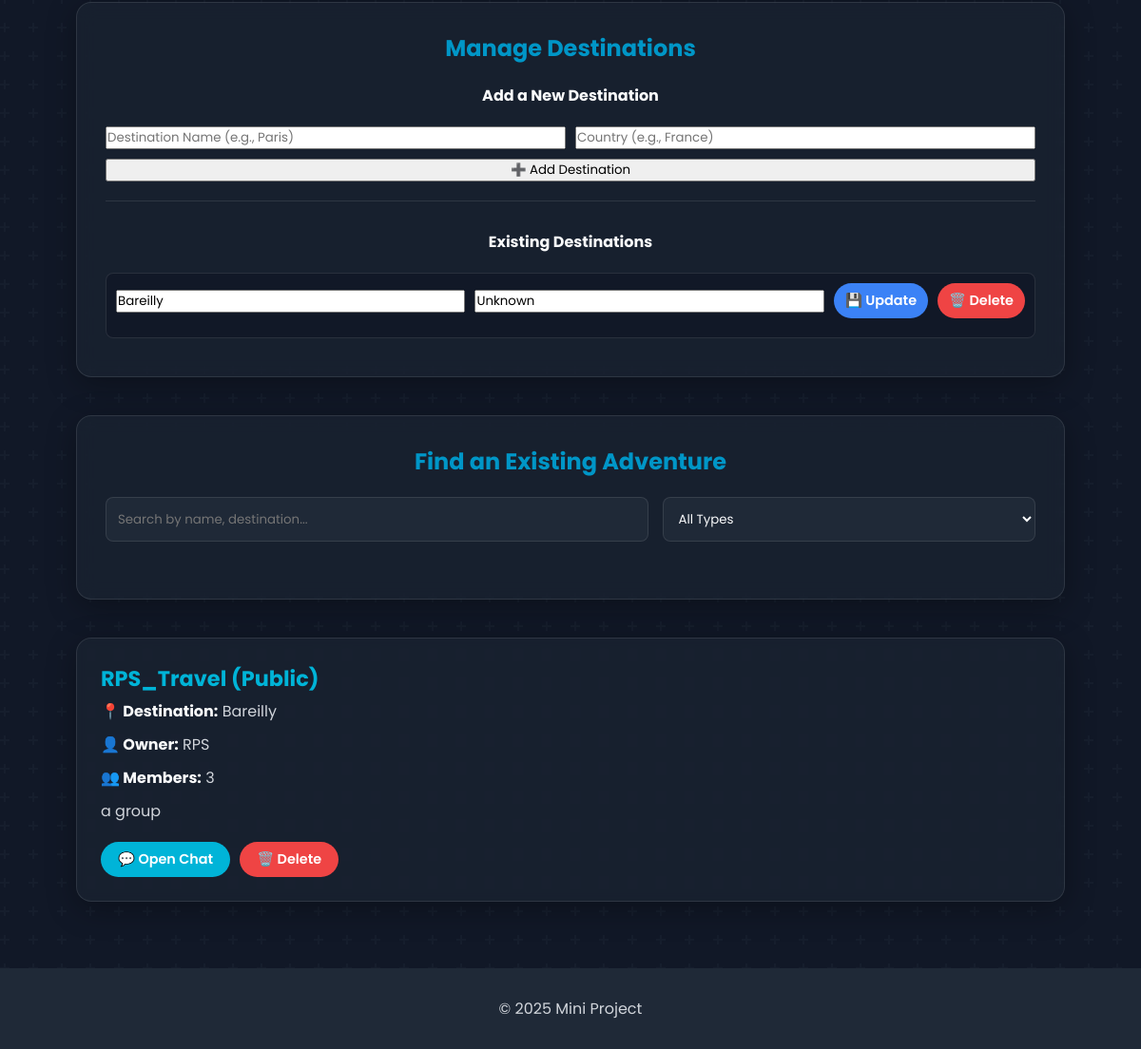
Page /groups (signed in, lower part) on the earlier database version.
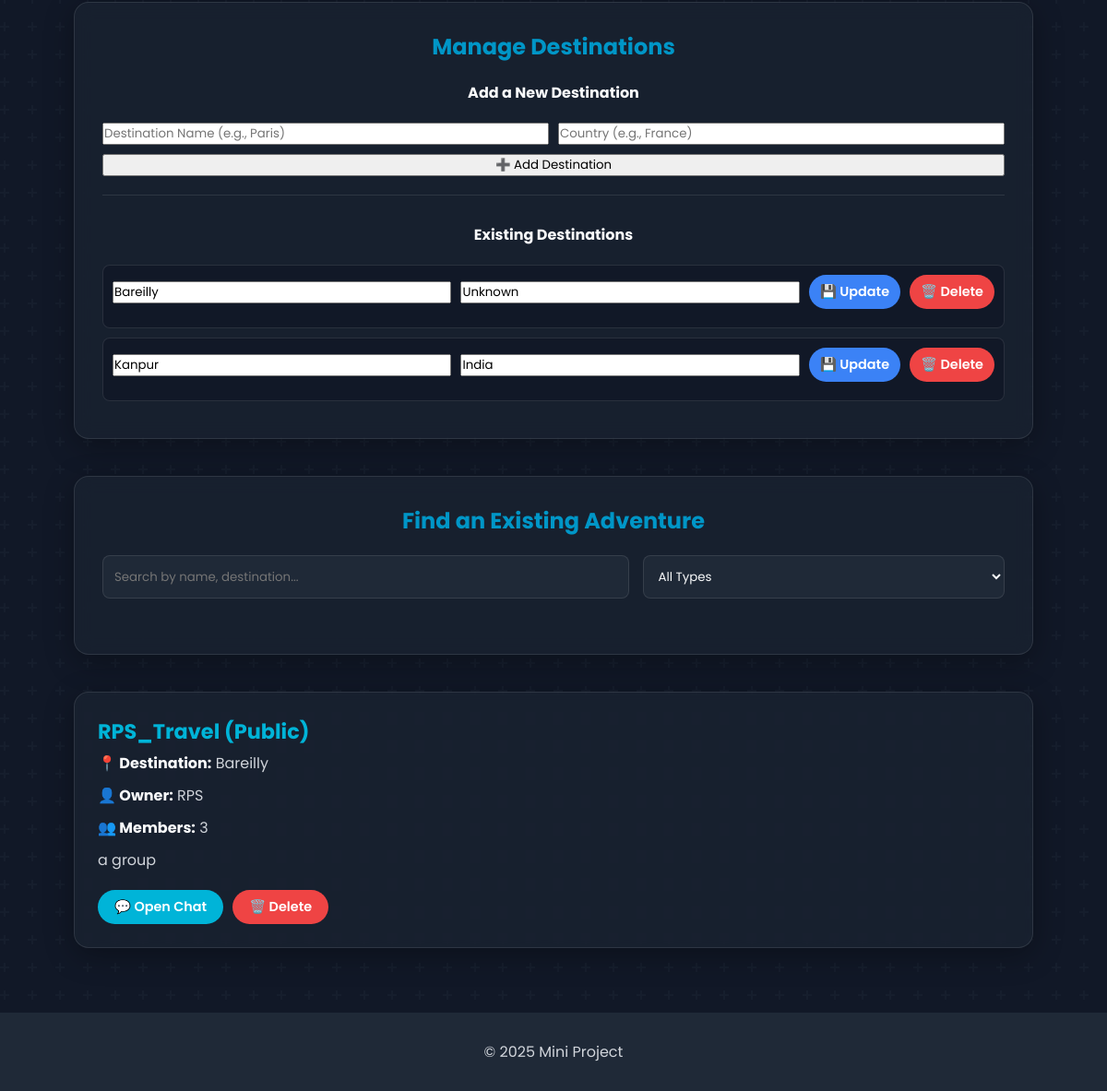
Same page on the later database version.
### tables this page shows
CREATE TABLE Destinations (
        destination_id TEXT PRIMARY KEY,
        destination_name TEXT UNIQUE NOT NULL,
        country TEXT NOT NULL
    );

CREATE TABLE Groups (
        group_id TEXT PRIMARY KEY,
        group_name TEXT NOT NULL,
        group_description TEXT,
        group_type TEXT NOT NULL CHECK(group_type IN ('Public', 'Private')),
        owner_id TEXT NOT NULL,
        destination_id TEXT,
        member_count INTEGER DEFAULT 1,
        max_members INTEGER DEFAULT 50,
        created_at TEXT DEFAULT CURRENT_TIMESTAMP,
        FOREIGN KEY (owner_id) REFERENCES Users (userid) ON DELETE CASCADE,
        FOREIGN KEY (destination_id) REFERENCES Destinations (destination_id) ON DELETE SET NULL
    );

CREATE TABLE Users (
        userid TEXT PRIMARY KEY,
        username TEXT UNIQUE NOT NULL,
        password TEXT NOT NULL,
        email TEXT UNIQUE NOT NULL,
        phone_no TEXT UNIQUE,
        gender TEXT CHECK(gender IN ('Male', 'Female', 'Other')),
        marital_status TEXT CHECK(marital_status IN ('Single', 'Married', 'Divorced', 'Widowed')),
        bio TEXT,
        created_at TEXT DEFAULT CURRENT_TIMESTAMP
    );

### app.py (the view, shortened to what this page needs)
@app.route('/groups', methods=["GET", "POST"])
def groups():
    conn, user = validate_user_session()
    if not user:
        return redirect("/auth")
    destinations = database.get_all_destinations()
    groups_list = conn.execute("""
        SELECT g.*, u.username as owner_name, d.destination_name,
               (SELECT 1 FROM GroupMembers gm WHERE gm.group_id = g.group_id AND gm.user_id = ?) as is_member
        FROM Groups g
        JOIN Users u ON g.owner_id = u.userid
        LEFT JOIN Destinations d ON g.destination_id = d.destination_id
    """, (user['userid'],)).fetchall()
    conn.close()
    return render_template('groups.html', groups=groups_list, user=user, destinations=destinations)

### app.py (called while the page is built)
def validate_user_session():
    user_id = session.get("user_id")
    if not user_id:
        return None, None  # No user in session
    conn = database.get_db_connection()
    user = conn.execute("SELECT * FROM Users WHERE userid = ?", (user_id,)).fetchone()
    if not user:
        session.clear()
        flash("Your session was invalid. Please log in again.", "warning")
        conn.close()
        return None, None
    return conn, user

### database.py (called while the page is built)
def get_db_connection():
    conn = sqlite3.connect('travel_together.db')
    conn.row_factory = sqlite3.Row
    conn.execute("PRAGMA foreign_keys = ON;")
    return conn

def get_all_destinations():
    conn = get_db_connection()
    destinations = conn.execute("SELECT * FROM Destinations ORDER BY destination_name ASC").fetchall()
    conn.close()
    return destinations

### templates/groups.html (shortened to what this page needs)
<!DOCTYPE html>
<html lang="en">
<head>
    <link rel="stylesheet" href="/static/style.css">
</head>
<body class="page-groups">
    <main>
        <div class="groups-container">
            <div class="dashboard-card" style="margin-bottom: 40px;">
                <h3 style="text-align: center; margin-bottom: 20px; font-size: 1.5rem; color: var(--primary-color);">Manage Destinations</h3>
                <form method="POST" action="/destinations/add" class="destination-form" style="margin-bottom: 30px; border-bottom: 1px solid var(--theme-border); padding-bottom: 20px;">
                    <h4 style="grid-column: 1 / -1; text-align: center; margin-bottom: 10px;">Add a New Destination</h4>
                    <input type="text" name="destination_name" placeholder="Destination Name (e.g., Paris)" required>
                    <input type="text" name="country" placeholder="Country (e.g., France)">
                    <button type="submit">➕ Add Destination</button>
                </form>
                <div class="destination-list-container">
                    <h4 style="text-align: center; margin-bottom: 20px;">Existing Destinations</h4>
                    <ul class="destination-list">
                        {% for dest in destinations %}
                        <li class="destination-item">
                            <form method="POST" action="/destinations/edit/{{ dest.destination_id }}" class="destination-edit-form">
                                <input type="text" name="destination_name" value="{{ dest.destination_name }}" required>
                                <input type="text" name="country" value="{{ dest.country or '' }}">
                                <button type="submit" class="btn edit-btn">💾 Update</button>
                                <a href="/destinations/delete/{{ dest.destination_id }}" class="btn delete-btn" onclick="return confirm('Are you sure you want to delete this destination? This cannot be undone.');">🗑️ Delete</a>
                            </form>
                        </li>
                        {% else %}
                        <li style="text-align: center; padding: 20px;">No destinations found. Add one above!</li>
                        {% endfor %}
                    </ul>
                </div>
            </div>
            <div class="dashboard-card" style="margin-bottom: 40px;">
                <h3 style="text-align: center; margin-bottom: 20px; font-size: 1.5rem; color: var(--primary-color);">Find an Existing Adventure</h3>
                <div class="filters-container">
                    <input type="search" id="group-search" placeholder="Search by name, destination..." autocomplete="off">
                    <select id="group-type-filter">
                        <option value="All">All Types</option>
                    </select>
                </div>
            </div>
            {% if groups %}
                <ul class="group-list">
                    {% for group in groups %}
                        <li class="group-item">
                            <h3>{{ group['group_name'] }} <span class="type">({{ group['group_type'] }})</span></h3>
                            <p><strong>📍 Destination:</strong> {{ group['destination_name'] or 'Not specified' }}</p>
                            <p><strong>👤 Owner:</strong> {{ group['owner_name'] }}</p>
                            <p><strong>👥 Members:</strong> {{ group['member_count'] }}</p>
                            <p class="desc">{{ group['group_description'] or "No description" }}</p>
                            <div class="group-actions">
                                {% if group['is_member'] %}
                                    <a href="/groups/chat/{{ group['group_id'] }}" class="btn chat-btn">💬 Open Chat</a>
                                {% endif %}
                                {% if group['is_member'] %}
                                    {% if user['userid'] == group['owner_id'] %}
                                        <a href="/groups/delete/{{ group['group_id'] }}" class="btn delete-btn" onclick="return confirm('Are you sure you want to PERMANENTLY delete this group?');">🗑️ Delete</a>
                                    {% else %}
                                        <a href="/groups/leave/{{ group['group_id'] }}" class="btn delete-btn">🚪 Leave</a>
                                    {% endif %}
                                {% else %}
                                    <a href="/groups/join/{{ group['group_id'] }}" class="btn join-btn">👉 Join</a>
                                {% endif %}
                            </div>
                        </li>
                    {% endfor %}
                </ul>
            {% else %}
                <div class="no-group-info">
                     <h3>No groups available yet.</h3>
                     <p>Be the first to create one and start a new journey!</p>
                </div>
            {% endif %}
        </div>
    </main>
    <footer>
        <p>© 2025 Mini Project</p>
    </footer>
</body>
</html>

### static/style.css (style rules this page uses)
:root { --theme-bg: #111827; --theme-bg-secondary: #1f2937; --theme-text-primary: #f9fafb; --theme-text-secondary: #d1d5db; --theme-border: rgba(255, 255, 255, 0.1); --theme-card-bg: rgba(31, 41, 55, 0.5); --primary-color: #0096c7; --secondary-color: #00b4d8; --accent-color: #ff8c42; --border-radius: 16px; --shadow: 0 8px 32px rgba(0, 0, 0, 0.3); }
* { margin: 0; padding: 0; box-sizing: border-box; font-family: 'Poppins', sans-serif; }
body { display: flex; flex-direction: column; min-height: 100vh; color: var(--theme-text-primary); background-color: var(--theme-bg); background-attachment: fixed; }
main { flex-grow: 1; }
.btn { display: inline-flex; align-items: center; justify-content: center; gap: 8px; padding: 8px 18px; border-radius: 50px; font-weight: 600; font-size: 0.9rem; text-decoration: none; border: none; cursor: pointer; transition: all 0.3s ease; }
.delete-btn { background: #ef4444; color: white; }
.chat-btn { background: var(--secondary-color); color: white; }
.edit-btn { background: #3b82f6; color: white; }
footer { background-color: var(--theme-bg-secondary); color: var(--theme-text-secondary); text-align: center; padding: 30px; margin-top: auto; }
.page-groups .groups-container { width: 90%; max-width: 1200px; margin: 50px auto; padding: 20px; }
.page-groups .dashboard-card { background: var(--theme-card-bg); backdrop-filter: blur(10px); border-radius: var(--border-radius); padding: 30px; box-shadow: var(--shadow); border: 1px solid var(--theme-border); transition: transform 0.3s ease, box-shadow 0.3s ease; }
.page-groups .filters-container { display: flex; flex-wrap: wrap; gap: 15px; margin-bottom: 30px; }
.page-groups .filters-container input, .page-groups .filters-container select { padding: 12px; border-radius: 8px; border: 1px solid var(--theme-border); flex-grow: 1; background-color: var(--theme-bg-secondary); color: var(--theme-text-primary); }
.page-groups .group-list { list-style: none; padding: 0; display: grid; grid-template-columns: repeat(auto-fit, minmax(350px, 1fr)); gap: 30px; }
.page-groups .group-item { background: var(--theme-card-bg); backdrop-filter: blur(5px); padding: 25px; border-radius: var(--border-radius); border: 1px solid var(--theme-border); box-shadow: var(--shadow); transition: transform 0.3s ease, box-shadow 0.3s ease; display: flex; flex-direction: column; }
.page-groups .group-item h3 { font-size: 1.4rem; color: var(--secondary-color); }
.page-groups .group-item p { margin: 5px 0; color: var(--theme-text-secondary); }
.page-groups .group-item p strong { color: var(--theme-text-primary); }
.page-groups .group-item .desc { flex-grow: 1; margin-bottom: 20px; }
.page-groups .group-actions { display: flex; flex-wrap: wrap; gap: 10px; margin-top: auto; }

### templates/groups.html (style rules this page uses)
.destination-form, .destination-edit-form { display: grid; gap: 10px; align-items: center; margin-bottom: 10px; }
.destination-form { grid-template-columns: 1fr 1fr; }
.destination-form button { grid-column: 1 / -1; }
.destination-edit-form { grid-template-columns: 1fr 1fr auto auto; }
.destination-list { list-style: none; padding: 0; max-height: 300px; overflow-y: auto; }
.destination-item { padding: 10px; border-radius: 8px; background-color: var(--theme-bg); margin-bottom: 10px; border: 1px solid var(--theme-border); }
.destination-edit-form .btn { padding: 8px 12px; font-size: 0.9rem; text-align: center; }

Differences in the rows shown:
added Destinations: destination_name "Kanpur", country "India"
